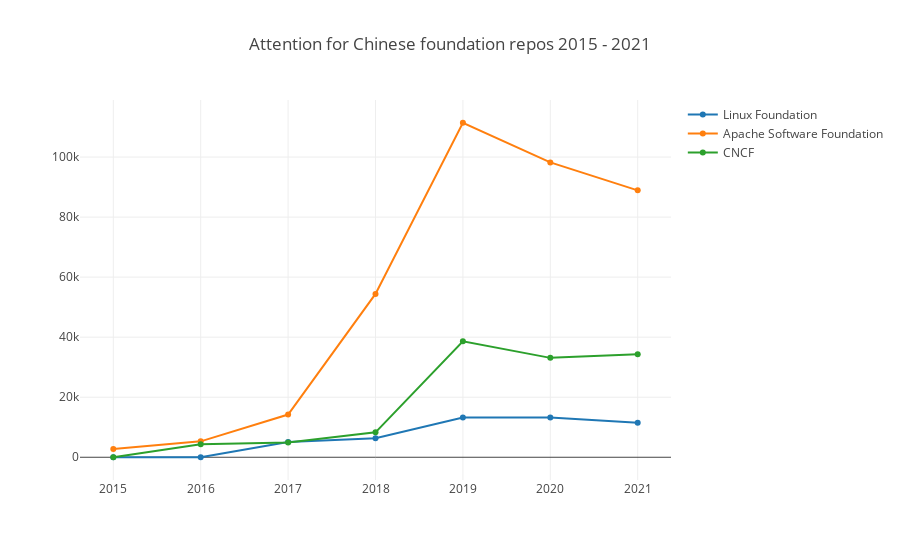

Here is the notebook cell this chart was saved with:
### Markdown cell above
#### Attention

Attention index is developed by X-lab team. Attention index uses `WatchEvent` and `ForkEvent` in GitHub event log which can be used to reflect the attention a repo get in a period of time but without any actual contributions to the repo.

### Code cell
var startYear = 2015, startMonth = 1, endYear = 2021, endMonth = 12, x = [];
for (let y = startYear; y <= endYear; y++) x.push(`${y}`);
openDigger.index.attention.getAttention({labelIntersect: ['Foundation', ':regions/China'], startYear, startMonth, endYear, endMonth, groupBy: 'Foundation', groupTimeRange: 'year', limit: -1 }).then(data => {
    openDigger.render.plotly(data.map(row => {
        return { x, y: row.attention, mode: 'scatter', name: row.name };
    }), {title: `Attention for Chinese foundation repos ${startYear} - ${endYear}`, xaxis: {type: 'category'}});
});

### Figure 1 — Plotly figure (JSON) as saved in the notebook; plotly's stock layout.template omitted (floating-point values rounded to 4 significant figures)
{"data": [{"mode": "scatter", "name": "Linux Foundation", "x": ["2015", "2016", "2017", "2018", "2019", "2020", "2021"], "y": ["0", "0", "5075", "6367", "13221", "13277", "11523"]}, {"mode": "scatter", "name": "Apache Software Foundation", "x": ["2015", "2016", "2017", "2018", "2019", "2020", "2021"], "y": ["2775", "5297", "14225", "54398", "111436", "98232", "88912"]}, {"mode": "scatter", "name": "CNCF", "x": ["2015", "2016", "2017", "2018", "2019", "2020", "2021"], "y": ["0", "4310", "4934", "8305", "38626", "33111", "34313"]}], "layout": {"autosize": true, "title": {"text": "Attention for Chinese foundation repos 2015 - 2021"}, "xaxis": {"autorange": true, "range": [-0.3632, 6.363], "type": "category"}, "yaxis": {"autorange": true, "range": [-9196.0, 120600.0], "type": "linear"}}}
